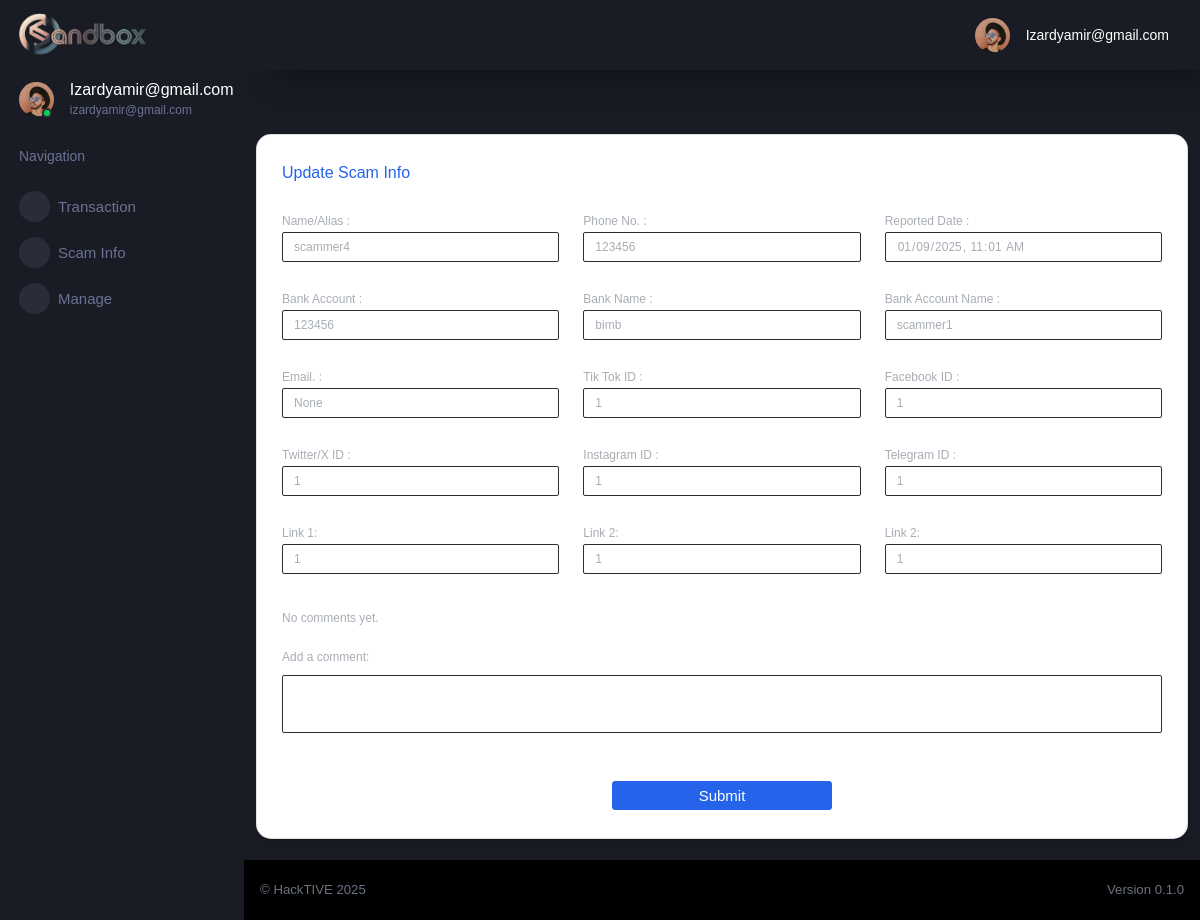
The app's page /4/scammer_info (signed in), older data.
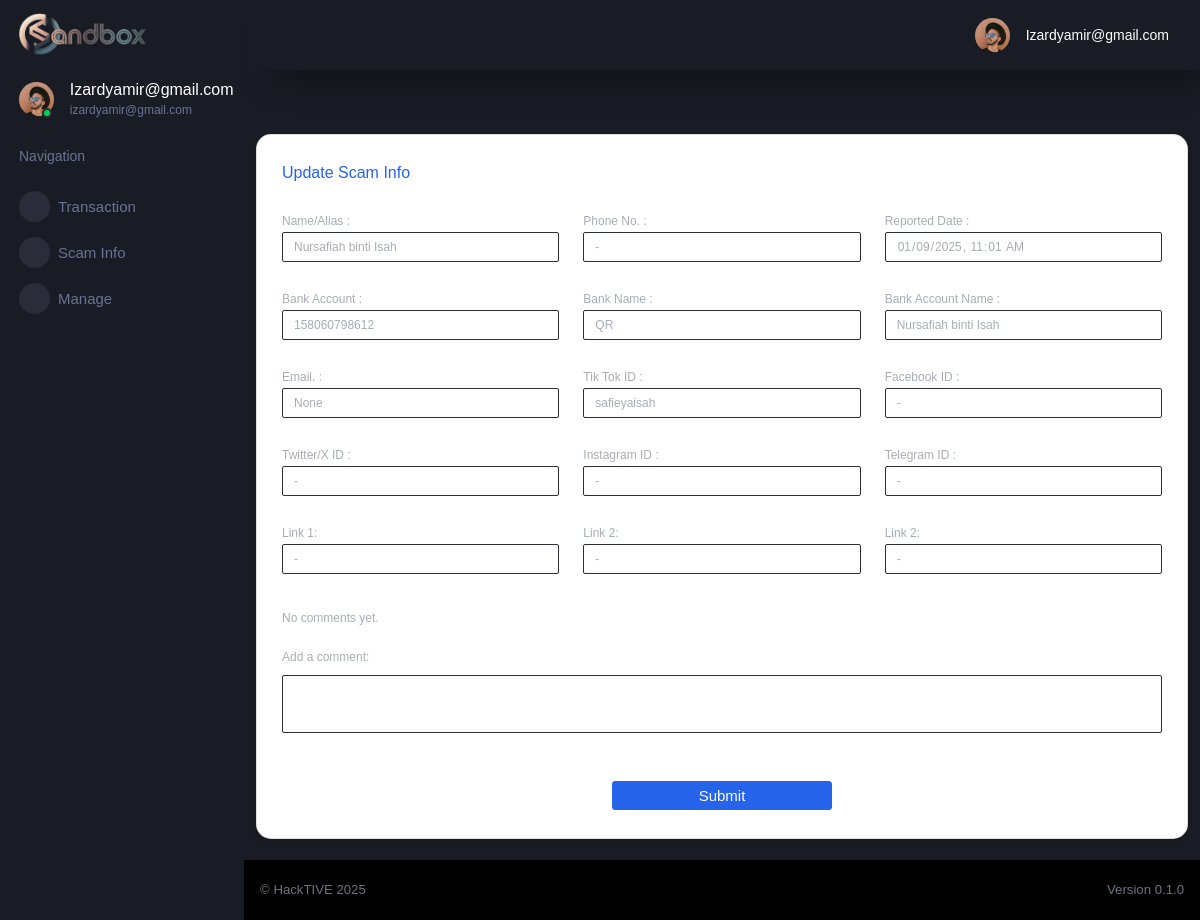
The same page, newer data.
### tables this page shows
CREATE TABLE "scammer" (
	"scammerID"	INTEGER NOT NULL,
	"scammerName"	TEXT,
	"phone"	TEXT,
	"platform"	TEXT,
	"reportedDate"	TEXT,
	"recordedDate"	TEXT,
	"bankAccount"	TEXT,
	"bankName"	TEXT,
	"bankAccountName"	TEXT,
	"sourceReport1"	TEXT,
	"sourceReport2"	TEXT,
	"sourceReport3"	TEXT,
	"tiktokID"	TEXT,
	"facebookID"	TEXT,
	"twitterID"	TEXT,
	"instagramID"	TEXT,
	"telegramID"	TEXT,
	"reporterID"	TEXT,
	"email"	TEXT,
	PRIMARY KEY("scammerID" AUTOINCREMENT)
);

### flaskr/main.py (the view, shortened to what this page needs)
@bp.route('/<int:id>/scammer_info', methods=('POST', 'GET'))
@login_required
def scammer_info(id):
    db = get_db()
    scammer_info = get_scammer(id)
    comments = db.execute(
        'SELECT user_id, comment, created_at FROM comments WHERE scammer_id = ? ORDER BY created_at DESC',
        (id,)
    ).fetchall()
    return render_template('app/scammer-info.html', scammer_info=scammer_info, comments=comments)

### flaskr/auth.py (called while the page is built)
@bp.before_app_request
def load_logged_in_user():
    user_id = session.get('user_id')
    if user_id is None:
        g.user = None
    else:
        g.user = get_db().execute(
            'SELECT * FROM cif WHERE id = ?', (user_id,)
        ).fetchone()

### flaskr/db.py (called while the page is built)
def get_db():
    if 'db' not in g:
        g.db = sqlite3.connect(
            current_app.config['DATABASE'],
            detect_types=sqlite3.PARSE_DECLTYPES
        )
        g.db.row_factory = sqlite3.Row
    return g.db

### flaskr/main.py (called while the page is built)
def login_required(view):
    @functools.wraps(view)
    def wrapped_view(**kwargs):
        if g.user is None:
            return redirect(url_for('auth.login'))
        return view(**kwargs)
    return wrapped_view

def get_scammer(id):
    scammer = get_db().execute(
        'SELECT *'
        ' FROM scammer'
        ' WHERE scammerID = ?',(id,)
    ).fetchone()
    if scammer is None:
        abort(404, f"Scammer id {id} doesn't exist.")
    return scammer

### flaskr/templates/app/scammer-info.html (shortened to what the changed rows need)
{% extends "/layouts/base.html" %}
{% block content %}
    <div class="container aligned-middle mt-5 overflow-auto"  scrolling="yes" frameborder="0" style=" width: 100%; height: calc(101vh - 66px);  overflow: auto; ">
        <div class="row mt-3">
            <div class="col-md-12 mb-4">
                <div class="card">
                    <div class="card-body">
                        <form action="" method="post">
                            <div class="row mt-3">
                                <div class="col-sm-4 mt-2">
                                     <label for="scammer_name" class="mb-0" style="color: #a8adb5; font-size: 12px">Name/Alias :</label>
                                     <input name="scammer_name" id="scammer_name" type="text" class="form-control bg-white" style="color: #a8adb5; font-size: 12px; height: 30px;" placeholder="scammer name/alias" value="{{request.form['scammer_name'] or scammer_info['scammerName']}}" readonly>
                                </div>
                                <div class="col-sm-4 mt-2">
                                     <label for="phone" class="mb-0" style="color: #a8adb5; font-size: 12px">Phone No. :</label>
                                     <input name="phone" id="phone" type="text" class="form-control bg-white" style="color: #a8adb5; font-size: 12px; height: 30px;" value="{{request.form['phone'] or scammer_info['phone']}}" placeholder="scammer phone no." readonly>
                                </div>
                                <div class="col-sm-4 mt-2">
                                     <label for="reported_date" class="mb-0" style="color: #a8adb5; font-size: 12px">Reported Date :</label>
                                     <input name="reported_date" id="reported_date" type="datetime-local" class="form-control bg-white" style="color: #a8adb5; font-size: 12px; height: 30px;" value="{{scammer_info['reportedDate']}}"  readonly>
                                </div>
                             </div>
                             <div class="row mt-3">
                                 <div class="col-sm-4 mt-2">
                                    <label for="bank_account" class="mb-0" style="color: #a8adb5; font-size: 12px">Bank Account :</label>
                                    <input name="bank_account" id="bank_account" type="text" class="form-control bg-white" style="color: #a8adb5; font-size: 12px; height: 30px;" value="{{request.form['bank_account'] or scammer_info['bankAccount']}}" readonly>
                                 </div>
                                 <div class="col-sm-4 mt-2">
                                     <label for="bank_name" class="mb-0" style="color: #a8adb5; font-size: 12px">Bank Name :</label>
                                     <input name="bank_name" id="bank_name" type="text" class="form-control bg-white" style="color: #a8adb5; font-size: 12px; height: 30px;" value="{{request.form['bank_name'] or scammer_info['bankName']}}" readonly>
                                  </div>
                                  <div class="col-sm-4 mt-2">
                                     <label for="bank_account_name" class="mb-0" style="color: #a8adb5; font-size: 12px">Bank Account Name :</label>
                                     <input name="bank_account_name" id="bank_account_name" type="text" class="form-control bg-white" style="color: #a8adb5; font-size: 12px; height: 30px;" value="{{request.form['bank_account_name'] or scammer_info['bankAccountName']}}" readonly>
                                  </div>
                              </div>
                             <div class="row mt-3">
                                 <div class="col-sm-4 mt-2">
                                     <label for="email" class="mb-0" style="color: #a8adb5; font-size: 12px">Email. :</label>
                                     <input name="email" id="email" type="text" class="form-control bg-white" style="color: #a8adb5; font-size: 12px; height: 30px;" value="{{request.form['email'] or scammer_info['email']}}" readonly>
                                  </div>
                                 <div class="col-sm-4 mt-2">
                                    <label for="tiktok" class="mb-0" style="color: #a8adb5; font-size: 12px">Tik Tok ID :</label>
                                    <input name="tiktok" id="tiktok" type="text" class="form-control bg-white" style="color: #a8adb5; font-size: 12px; height: 30px;" value="{{request.form['tiktok'] or scammer_info['tiktokID']}}" readonly>
                                 </div>
                                 <div class="col-sm-4 mt-2">
                                     <label for="facebook" class="mb-0" style="color: #a8adb5; font-size: 12px">Facebook ID :</label>
                                     <input name="facebook" id="facebook" type="text" class="form-control bg-white" style="color: #a8adb5; font-size: 12px; height: 30px;" value="{{request.form['facebook'] or scammer_info['facebookID']}}" readonly>
                                  </div>
                              </div>
                              <div class="row mt-3">
                                 <div class="col-sm-4 mt-2">
                                    <label for="twitter" class="mb-0" style="color: #a8adb5; font-size: 12px">Twitter/X ID :</label>
                                    <input name="twitter" id="twitter" type="text" class="form-control bg-white" style="color: #a8adb5; font-size: 12px; height: 30px;" value="{{request.form['twitter'] or scammer_info['twitterID']}}" readonly>
                                 </div>
                                 <div class="col-sm-4 mt-2">
                                     <label for="instagram" class="mb-0" style="color: #a8adb5; font-size: 12px">Instagram ID :</label>
                                     <input name="instagram" id="instagram" type="text" class="form-control bg-white" style="color: #a8adb5; font-size: 12px; height: 30px;" value="{{request.form['instagram'] or scammer_info['instagramID']}}" readonly>
                                  </div>
                                  <div class="col-sm-4 mt-2">
                                     <label for="telegram" class="mb-0" style="color: #a8adb5; font-size: 12px">Telegram ID :</label>
                                     <input name="telegram" id="telegram" type="text" class="form-control bg-white" style="color: #a8adb5; font-size: 12px; height: 30px;" value="{{request.form['telegram'] or scammer_info['telegramID']}}" readonly>
                                  </div>
                              </div>
                             <div class="row mt-3">
                                 <div class="col-sm-4 mt-2">
                                      <label for="url_1" class="mb-0" style="color: #a8adb5; font-size: 12px">Link 1:</label>
                                      <input name="url_1" id="url_1" type="text" class="form-control bg-white" style="color: #a8adb5; font-size: 12px; height: 30px;" value="{{request.form['url_1'] or scammer_info['sourceReport1']}}" readonly>
                                  </div>
                                  <div class="col-sm-4 mt-2">
                                     <label for="url_2" class="mb-0" style="color: #a8adb5; font-size: 12px">Link 2:</label>
                                     <input name="url_2" id="url_2" type="text" class="form-control bg-white" style="color: #a8adb5; font-size: 12px; height: 30px;" value="{{request.form['url_2'] or scammer_info['sourceReport2']}}" readonly>
                                 </div>
                                 <div class="col-sm-4 mt-2">
                                     <label for="url_3" class="mb-0" style="color: #a8adb5; font-size: 12px">Link 2:</label>
                                     <input name="url_3" id="url_3" type="text" class="form-control bg-white" style="color: #a8adb5; font-size: 12px; height: 30px;" value="{{request.form['url_3'] or scammer_info['sourceReport3']}}" readonly>
                                 </div>
                              </div>
                        </form>
                    </div>
                </div>
            </div>
        </div>
    </div>
{% endblock content %}

Row changes from the older to the newer data that the page shows:
changed scammer: scammer_name "scammer4" → "Nursafiah binti Isah"; phone "123456" → "-"; bank_account "123456" → "158060798612"; bank_name "bimb" → "QR"; bank_account_name "scammer1" → "Nursafiah binti Isah"; email (not shown) → "None"; tiktok "1" → "safieyaisah"; facebook "1" → "-"; twitter "1" → "-"; instagram "1" → "-"; telegram "1" → "-"; url_1 "1" → "-"; url_2 "1" → "-"; url_3 "1" → "-"
Text that changed along with them:
form field email: "None" → (not shown)
